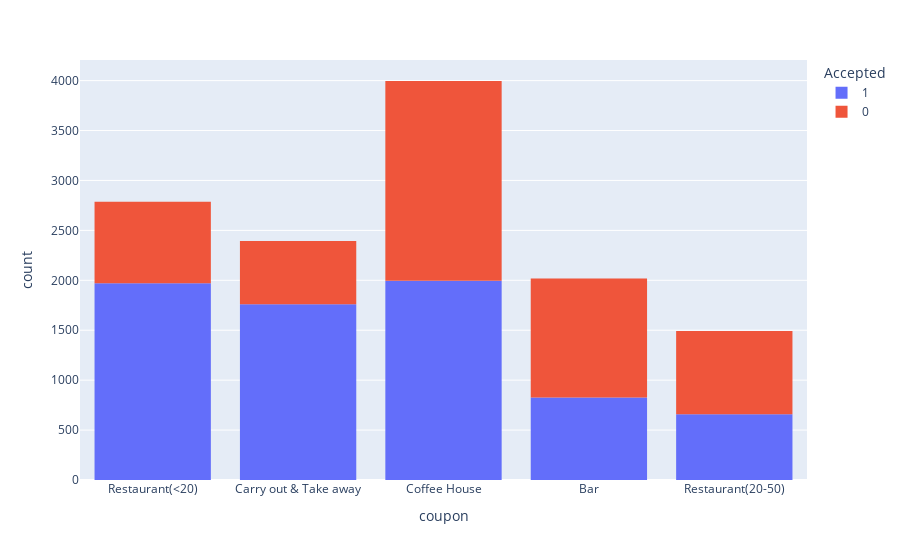

The code cell stored with this chart in its notebook:
### Code cell
px.histogram (data , x = "coupon", color = 'Accepted')

### Figure 1 — Plotly figure (JSON) as saved in the notebook; plotly's stock layout.template omitted (floating-point values rounded to 4 significant figures; data arrays with more than 128 entries replaced by an {"elided": "..."} marker saying what was removed)
{"data": [{"alignmentgroup": "True", "bingroup": "x", "hovertemplate": "Accepted=1<br>coupon=%{x}<br>count=%{y}<extra></extra>", "legendgroup": "1", "marker": {"color": "#636efa", "pattern": {"shape": ""}}, "name": "1", "offsetgroup": "1", "orientation": "v", "showlegend": true, "type": "histogram", "x": {"elided": "7210 str values"}, "xaxis": "x", "yaxis": "y"}, {"alignmentgroup": "True", "bingroup": "x", "hovertemplate": "Accepted=0<br>coupon=%{x}<br>count=%{y}<extra></extra>", "legendgroup": "0", "marker": {"color": "#EF553B", "pattern": {"shape": ""}}, "name": "0", "offsetgroup": "0", "orientation": "v", "showlegend": true, "type": "histogram", "x": {"elided": "5474 str values"}, "xaxis": "x", "yaxis": "y"}], "layout": {"barmode": "relative", "legend": {"title": {"text": "Accepted"}, "tracegroupgap": 0}, "margin": {"t": 60}, "xaxis": {"anchor": "y", "domain": [0, 1], "title": {"text": "coupon"}}, "yaxis": {"anchor": "x", "domain": [0, 1], "title": {"text": "count"}}}}
